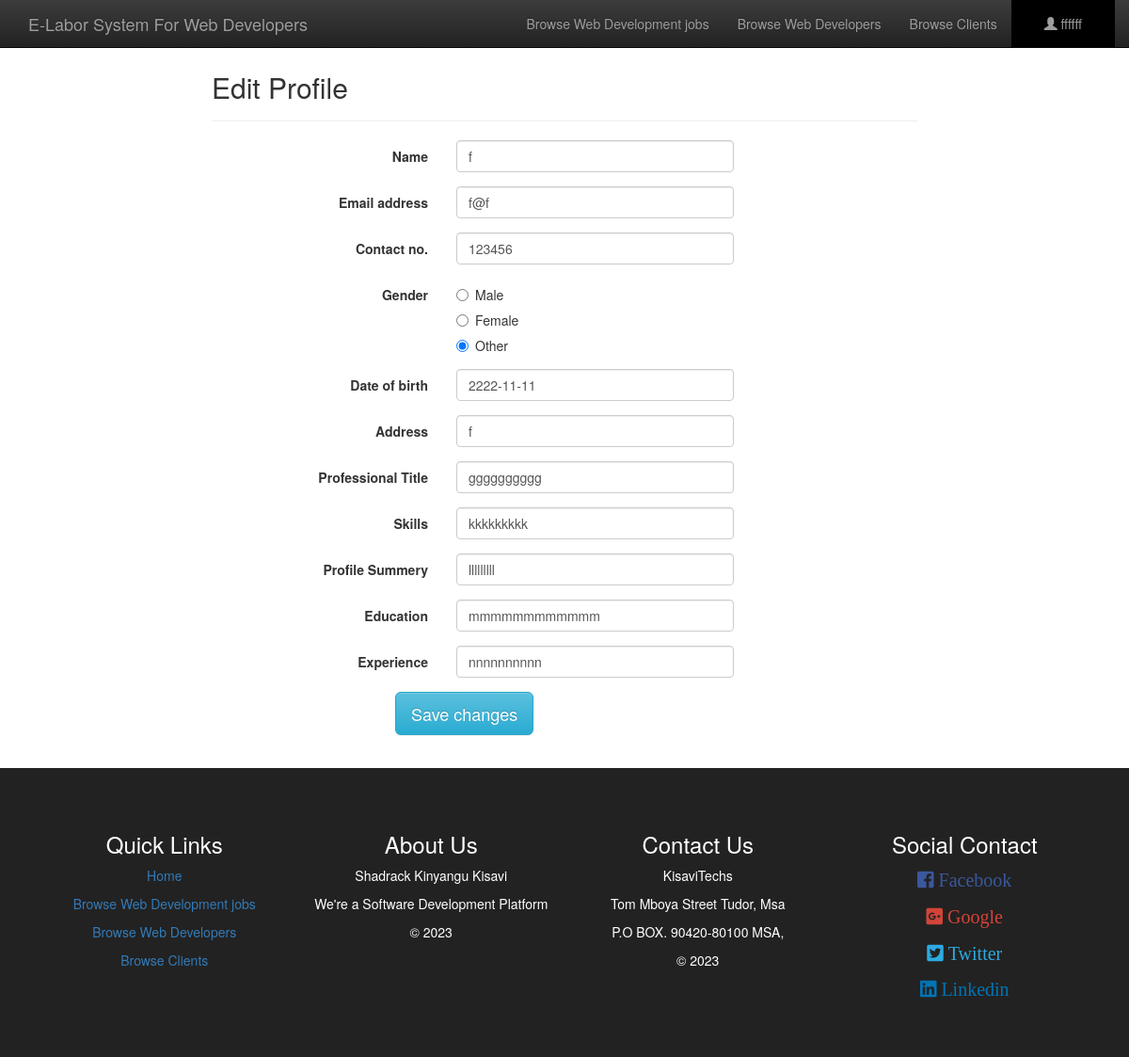
The app's page /freelance/editFreelancer.php (signed in) with its own data.
### tables this page shows
CREATE TABLE `freelancer` (
  `username` varchar(200) NOT NULL,
  `password` varchar(200) NOT NULL,
  `Name` varchar(200) NOT NULL,
  `email` varchar(200) NOT NULL,
  `contact_no` varchar(200) NOT NULL,
  `address` varchar(200) NOT NULL,
  `gender` varchar(200) NOT NULL,
  `birthdate` date NOT NULL,
  `prof_title` varchar(200) NOT NULL,
  `profile_sum` varchar(1000) NOT NULL,
  `education` varchar(200) NOT NULL,
  `experience` varchar(200) NOT NULL,
  `skills` varchar(200) NOT NULL
);

### freelance/editFreelancer.php (the view, shortened to what this page needs)
<?php include('server.php');
if(isset($_SESSION["Username"])){
	$username=$_SESSION["Username"];
}
else{
	$username="";
}
$sql = "SELECT * FROM freelancer WHERE username='$username'";
$result = $conn->query($sql);
if ($result->num_rows > 0) {
    while($row = $result->fetch_assoc()) {
		$name=$row["Name"];
		$email=$row["email"];
		$contactNo=$row["contact_no"];
		$gender=$row["gender"];
		$birthdate=$row["birthdate"];
		$address=$row["address"];
		$prof_title=$row["prof_title"];
		$skills=$row["skills"];
		$profile_sum=$row["profile_sum"];
		$education=$row["education"];
		$experience=$row["experience"];
	    }
} else {
    echo "0 results";
}
 ?>
<!DOCTYPE html>
<html>
<head>
	<link rel="stylesheet" type="text/css" href="bootstrap/css/bootstrap.min.css">
	<link rel="stylesheet" type="text/css" href="bootstrap/css/bootstrap-theme.min.css">
	<link rel="stylesheet" type="text/css" href="awesome/css/fontawesome-all.min.css">
	<link rel="stylesheet" type="text/css" href="dist/css/bootstrapValidator.css">
</head>
<body>
<nav class="navbar navbar-inverse navbar-fixed-top" id="my-navbar">
	<div class="container">
		<div class="navber-header">
    <a href="index.php" class="navbar-brand">E-Labor System For Web Developers</a>
        </div>
        <div class="collapse navbar-collapse" id="navbar-collapse">
            <ul class="nav navbar-nav navbar-right">
                <li><a href="allJob.php">Browse Web Development jobs</a></li>
                <li><a href="allFreelancer.php">Browse Web Developers</a></li>
                <li><a href="allEmployer.php">Browse Clients</a></li>
                <li class="dropdown" style="background:#000;padding:0 20px 0 20px;">
                    <a class="dropdown-toggle" data-toggle="dropdown" href="#"><span class="glyphicon glyphicon-user"></span> <?php echo $username; ?>
                    </a>
                </li>
            </ul>
        </div>
	</div>
</nav>
<div class="container">
        <div class="row">
            <div class="col-md-8 col-md-offset-2">
                <div class="page-header">
                    <h2>Edit Profile</h2>
                </div>
                <form id="registrationForm" method="post" class="form-horizontal">
                <div class="form-group">
                    <label class="col-sm-4 control-label">Name</label>
                    <div class="col-sm-5">
                        <input type="text" class="form-control" name="name" value="<?php echo $name; ?>" />
                    </div>
                </div>
                <div class="form-group">
                    <label class="col-sm-4 control-label">Email address</label>
                    <div class="col-sm-5">
                        <input type="text" class="form-control" name="email" value="<?php echo $email; ?>" />
                    </div>
                </div>
                <div class="form-group">
                    <label class="col-sm-4 control-label">Contact no.</label>
                    <div class="col-sm-5">
                        <input type="text" class="form-control" name="contactNo" value="<?php echo $contactNo; ?>" />
                    </div>
                </div>
                <div class="form-group">
                    <label class="col-sm-4 control-label">Gender</label>
                    <div class="col-sm-5">
                        <div class="radio">
                            <label>
                                <input type="radio" name="gender"
                                <?php if (isset($gender) && $gender=="male") echo "checked";?>
                                 value="male" /> Male
                            </label>
                        </div>
                        <div class="radio">
                            <label>
                                <input type="radio" name="gender"
                                <?php if (isset($gender) && $gender=="female") echo "checked";?>
                                 value="female" /> Female
                            </label>
                        </div>
                        <div class="radio">
                            <label>
                                <input type="radio" name="gender"
                                <?php if (isset($gender) && $gender=="other") echo "checked";?>
                                 value="other" /> Other
                            </label>
                        </div>
                    </div>
                </div>
                <div class="form-group">
                    <label class="col-sm-4 control-label">Date of birth</label>
                    <div class="col-sm-5">
                        <input type="text" class="form-control" name="birthdate" placeholder="YYYY/MM/DD" value="<?php echo $birthdate; ?>" />
                    </div>
                </div>
                <div class="form-group">
                    <label class="col-sm-4 control-label">Address</label>
                    <div class="col-sm-5">
                        <input type="text" class="form-control" name="address" value="<?php echo $address; ?>" />
                    </div>
                </div>
                <div class="form-group">
                    <label class="col-sm-4 control-label">Professional Title</label>
                    <div class="col-sm-5">
                        <input type="text" class="form-control" name="prof_title" value="<?php echo $prof_title; ?>" />
                    </div>
                </div>
                <div class="form-group">
                    <label class="col-sm-4 control-label">Skills</label>
                    <div class="col-sm-5">
                        <input type="text" class="form-control" name="skills" value="<?php echo $skills; ?>" />
                    </div>
                </div>
                <div class="form-group">
                    <label class="col-sm-4 control-label">Profile Summery</label>
                    <div class="col-sm-5">
                        <input type="text" class="form-control" name="profile_sum" value="<?php echo $profile_sum; ?>" />
                    </div>
                </div>
                <div class="form-group">
                    <label class="col-sm-4 control-label">Education</label>
                    <div class="col-sm-5">
                        <input type="text" class="form-control" name="education" value="<?php echo $education; ?>" />
                    </div>
                </div>
                <div class="form-group">
                    <label class="col-sm-4 control-label">Experience</label>
                    <div class="col-sm-5">
                        <input type="text" class="form-control" name="experience" value="<?php echo $experience; ?>" />
                    </div>
                </div>
                <div class="form-group">
                    <div class="col-sm-9 col-sm-offset-3">
                        <button type="submit" name="editFreelancer" class="btn btn-info btn-lg">Save changes</button>
                    </div>
                </div>
            </form>
            </div>
        </div>
    </div>
<div class="text-center" style="padding:4%;background:#222;color:#fff;margin-top:20px;">
    <div class="row">
            <div class="col-lg-3">
            <h3>Quick Links</h3>
            <p><a href="index.php">Home</a></p>
            <p><a href="allJob.php">Browse Web Development jobs</a></p>
            <p><a href="allFreelancer.php">Browse Web Developers</a></p>
            <p><a href="allEmployer.php">Browse Clients</a></p>
        </div>
       <div class="col-lg-3">
            <h3>About Us</h3>
            <p>Shadrack Kinyangu Kisavi</p>
            <p>We're a Software Development Platform</p>
            <p>&copy 2023</p>
        </div>
        <div class="col-lg-3">
            <h3>Contact Us</h3>
            <p>KisaviTechs</p>
            <p>Tom Mboya Street Tudor, Msa</p>
            <p>P.O BOX. 90420-80100 MSA,</p>
            <p>&copy 2023</p>
        </div>
        <div class="col-lg-3">
            <h3>Social Contact</h3>
            <p style="font-size:20px;color:#3B579D;"><i class="fab fa-facebook-square"> Facebook</i></p>
            <p style="font-size:20px;color:#D34438;"><i class="fab fa-google-plus-square"> Google</i></p>
            <p style="font-size:20px;color:#2CAAE1;"><i class="fab fa-twitter-square"> Twitter</i></p>
            <p style="font-size:20px;color:#0274B3;"><i class="fab fa-linkedin"> Linkedin</i></p>
        </div>
    </div>
</div>
</body>
</html>

### freelance/editFreelancer.php (style rules this page uses)
body { padding-top: 3%;margin: 0; }

### records on screen
freelancer: name "f", email "f@f", contactNo "123456", gender "☐ Male", gender "☐ Female", gender "☑ Other", birthdate "2222-11-11", address "f", prof_title "gggggggggg", skills "kkkkkkkkk", profile_sum "lllllllll", education "mmmmmmmmmmmm", experience "nnnnnnnnnn"

### other values on screen
$username "ffffff"
